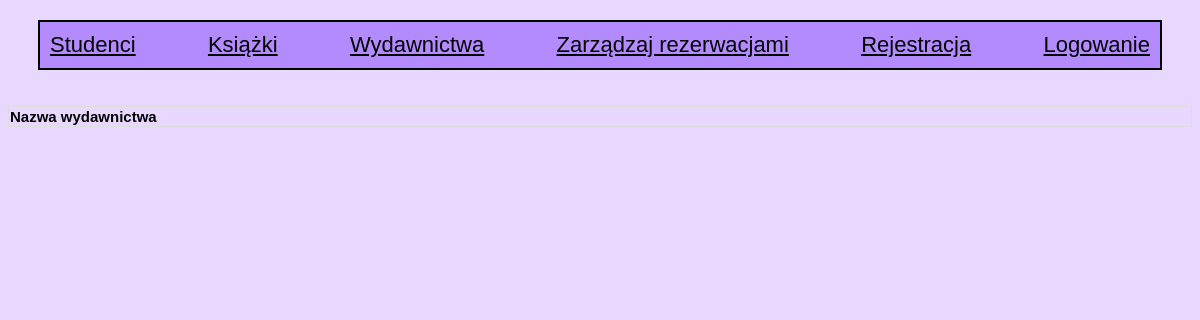
The page /szukaj_wydawnictwo.php on the database as committed earlier.
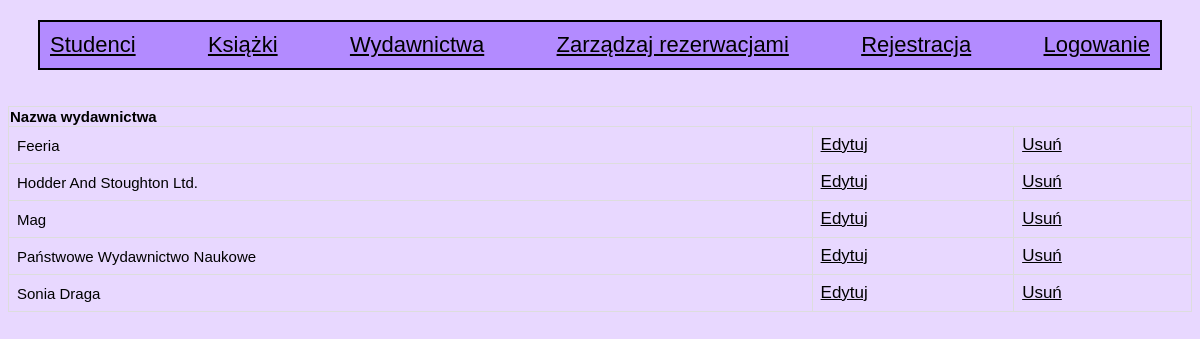
The same page on the database as committed later.
### tables this page shows
CREATE TABLE wydawnictwo (
id_wyd INT(10) NOT NULL AUTO_INCREMENT,
nazwa_wyd VARCHAR(100) NOT NULL,
PRIMARY KEY (id_wyd)
 );

### szukaj_wydawnictwo.php (the view, shortened to what this page needs)
<?php
include 'widok.php';
$szukanie = $_POST['search'];
$szukanie = htmlentities($szukanie, ENT_QUOTES, "UTF-8");
require_once "dodatkowe.php";
$result = mysqli_query($link, sprintf("SELECT * FROM wydawnictwo WHERE nazwa_wyd like '%%%s%%' ORDER BY nazwa_wyd",
mysqli_real_escape_string($link, $szukanie),
mysqli_real_escape_string($link, $szukanie))) or die($link->error);
?>
<div>
	<table>
		<thead>
			<tr><br>
				<th>Nazwa wydawnictwa</th>
			</tr>
		</thead>
		<?php
			while ($row = $result->fetch_assoc()): ?>
		<tr><?php if (isset($_SESSION['zalogowano']) && $_SESSION['zalogowano'] == true) : ?>
			<td><?php echo $row['nazwa_wyd']; ?></td><?php else: ?>
			<td><?php echo $row['nazwa_wyd']; ?>
			<td><?php echo "<a class=\"nazwa_wyd\" href=\"edytuj_wydawnictwo.php?id_wyd={$row['id_wyd']}\">Edytuj</a>" ?></td>
			<td><?php echo "<a class=\"nazwa_wyd\" href=\"usun_wydawnictwo.php?id_wyd={$row['id_wyd']}\">Usuń</a>" ?></td>
			<?php endif; ?>
		</tr>
		<?php endwhile; ?>
	</table>
</div>

Rows that differ between the two databases and show on the page:
added wydawnictwo: nazwa_wyd "Feeria"
added wydawnictwo: nazwa_wyd "Hodder And Stoughton Ltd."
added wydawnictwo: nazwa_wyd "Mag"
added wydawnictwo: nazwa_wyd "Państwowe Wydawnictwo Naukowe"
added wydawnictwo: nazwa_wyd "Sonia Draga"
